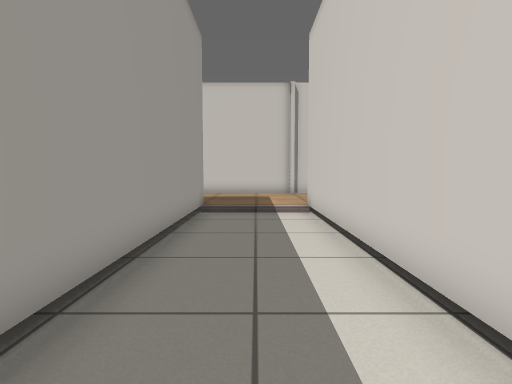
view 1 (above)

16 first-person views from a walk through a robot-simulator world made for Gazebo. The camera is 0.72 m above the floor, tilts 4° down and sees 80° across. The floor is counted in squares, 0.5 m on a side. Each view is taken from the middle of a square. On the plan, view 1 faces up. The plan holds only what a view shows up to about 14 squares ahead; the rest is blank. The place goes on beyond the plan. Some surface patterns are stand-ins.

view 2
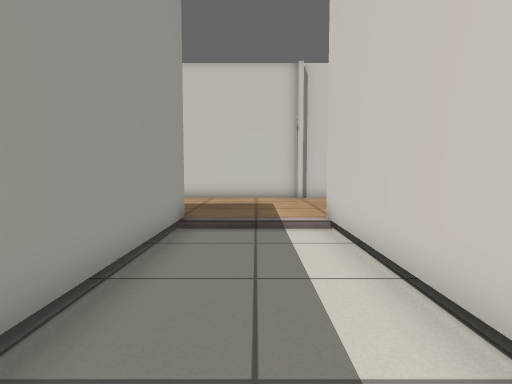

view 3
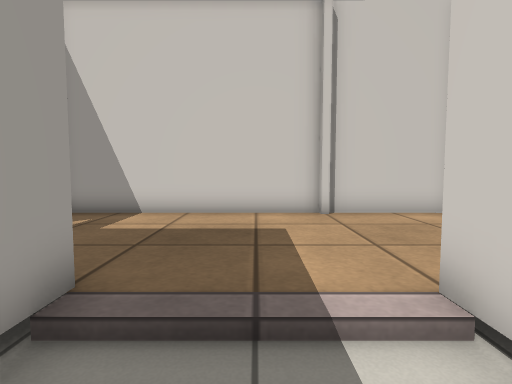

view 4
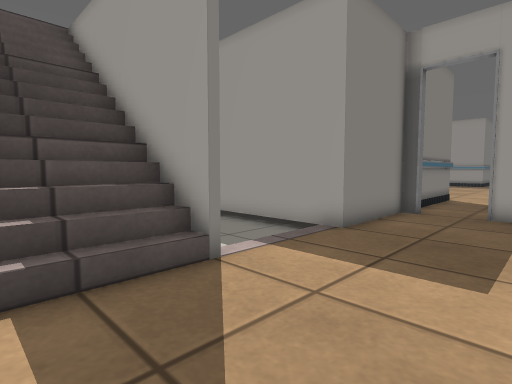

view 5
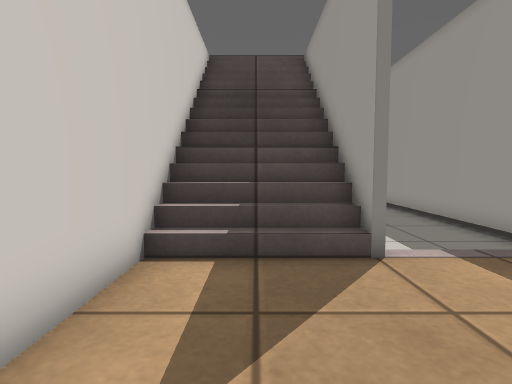

view 6
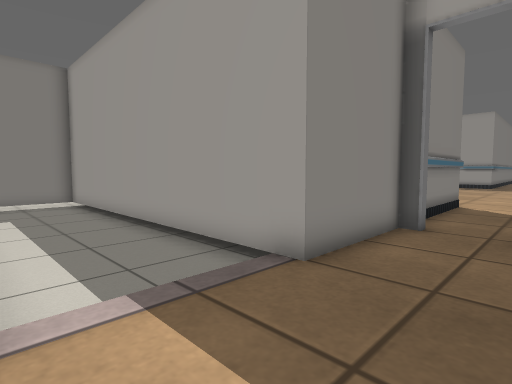

view 7
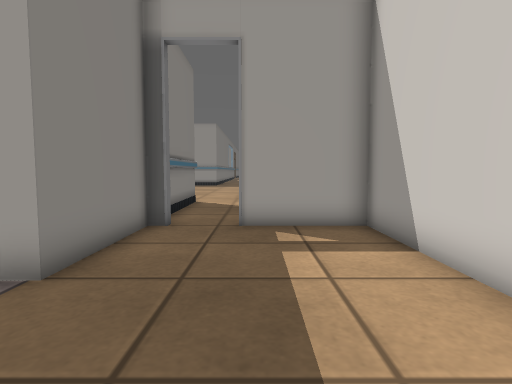

view 8
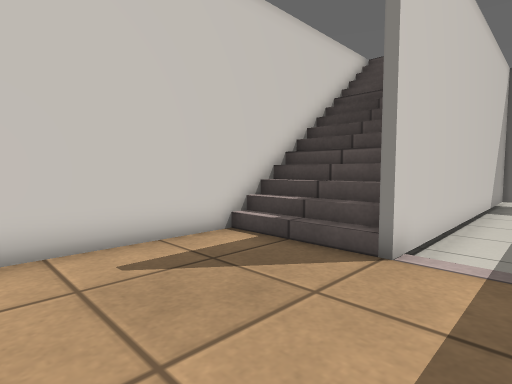

view 9
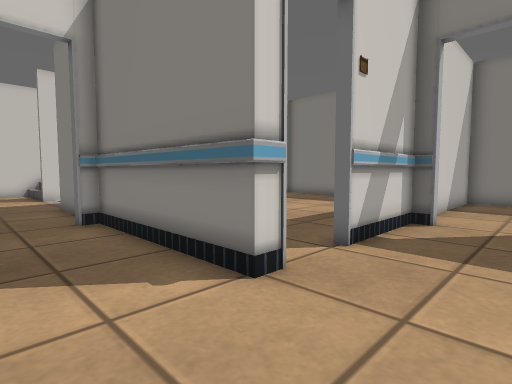

view 10
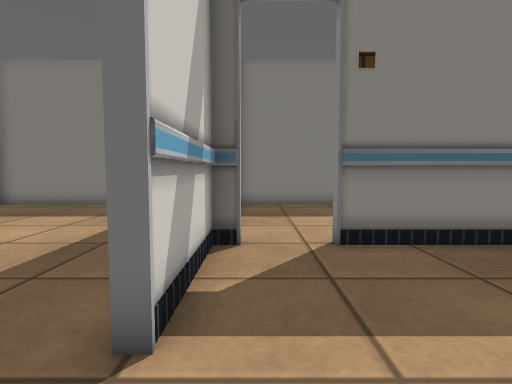

view 11
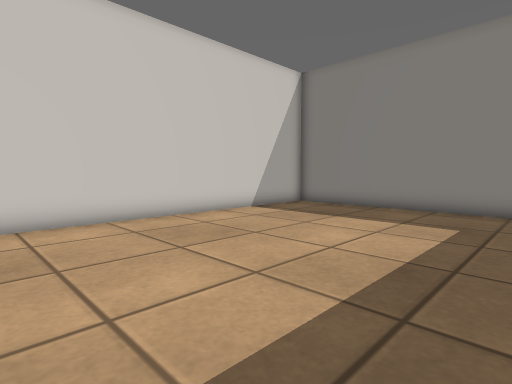

view 12
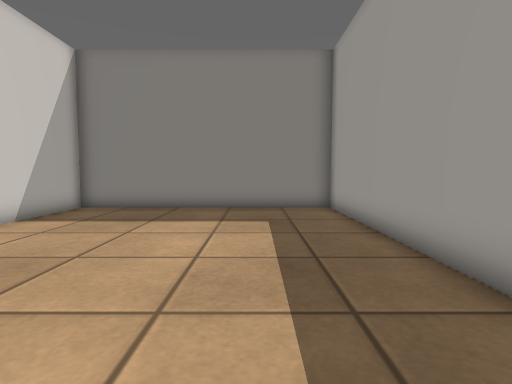

view 13
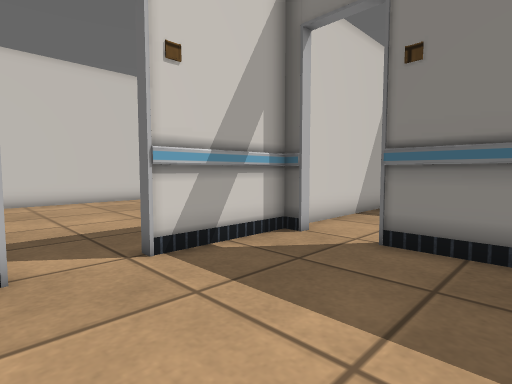

view 14
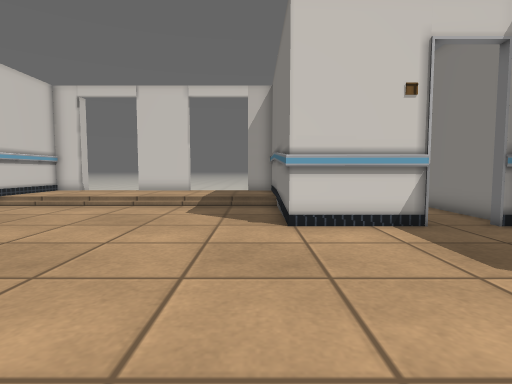

view 15
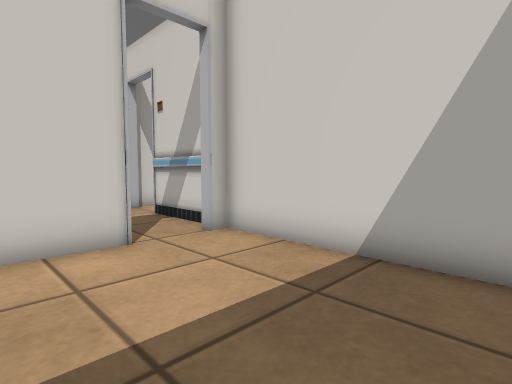

view 16
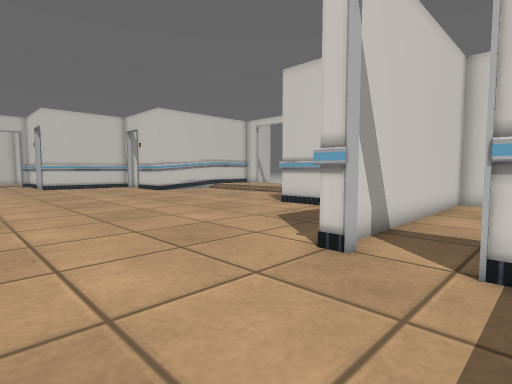

### Floor plan
Key: @ floor where view 1 was taken; # wall or solid block; . main floor; - floor 0.1 m lower than the main floor; : floor 0.2 m higher than the main floor; + floor 3 m higher than the main floor; / step, stairs or slope; = window, fence, low wall or low ledge; v drop or lower ground.
Columns run from 17 left of view 1 to 6 right of it. Each row starts with its distance up from view 1.
 29                 ##
 28                .:
 27              ...:
 26             ....:
 25   ..       .....:
 24   ...     ......:
 23  .....  ........:
 22  ...............:
 21  ...............:
 20  ...............:
 19  ...............:
 18  ...............:
 17  ..........############
 16  ..........#...........#
 15  ..........#...........#
 14 ...........#...........#
 13 .......................#
 12 .......................#
 11 .....###########...#///#
 10 ...............#---#///#
  9 ...............#---#///#
  8 .....#.........#---#///#
  7 .....#.........#---#///#
  6 .....#.........#---#///#
  5 ###..#.........#---=///v
  4 .....#.........#---////v
  3 .....#.........#---+
  2 .....#.........#---+
  1 .....#.........#---+
  0  ....#.........#-@-+
 -1 .....#.........#---+
 -2  ##################v

Positions as (right, up) in squares from view 1, and headings:
1: (0, 0), facing up
2: (0, 3), facing up
3: (0, 8), facing up
4: (5, 15), facing down-left
5: (4, 16), facing down
6: (2, 14), facing down-left
7: (2, 14), facing left
8: (0, 16), facing down-right
9: (-15, 14), facing down-right
10: (-13, 11), facing down
11: (-11, 10), facing down-right
12: (-9, 10), facing down
13: (-17, 11), facing down-right
14: (-14, 18), facing right
15: (-17, -1), facing up-right
16: (-17, 8), facing up-right
